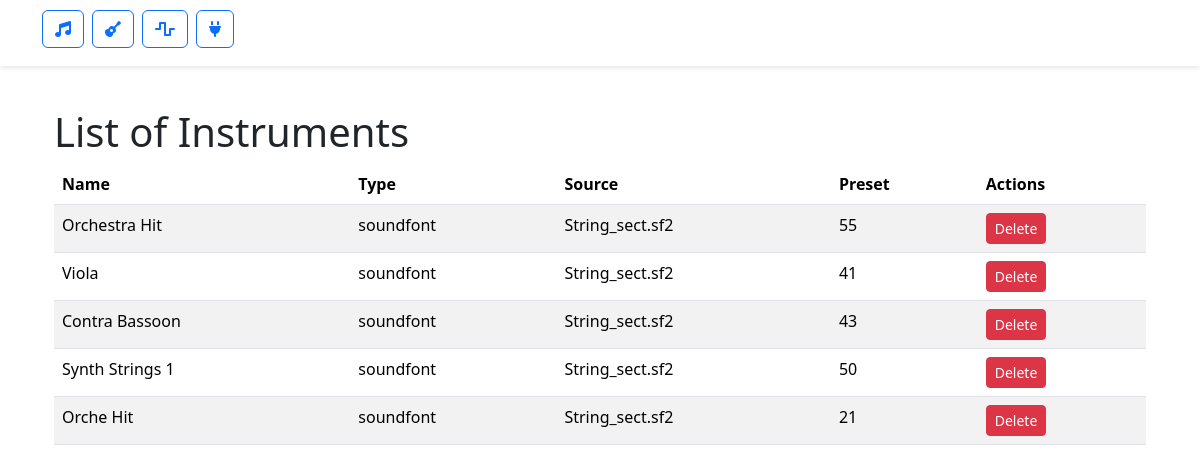
The app's page /instruments with its own data.
### database.py (models this page shows)
class Instrument(Base):
    __tablename__ = 'instruments'
    id = Column(Integer, primary_key=True)
    name = Column(String, nullable=False)
    instrument_type = Column(String, nullable=False)
    source = Column(String, nullable=False)
    preset = Column(Integer, nullable=False)
    param_songs = relationship('ParamSong', back_populates='instrument')

### routes/instrument.py (the view)
@instrument_bp.route('/instruments', methods=['GET'])
def list_instruments():
    instruments = session.query(Instrument).all()
    return render_template('list_instruments.html', instruments=instruments)

### templates/list_instruments.html (shortened to what this page needs)
{% extends "base.html" %}
{% block content %}
<div class="container">
    <h1 class="mt-4">List of Instruments</h1>
    <table class="table table-striped">
        <thead>
            <tr>
                <th>Name</th>
                <th>Type</th>
                <th>Source</th>
                <th>Preset</th>
                <th>Actions</th>
            </tr>
        </thead>
        <tbody>
            {% for instrument in instruments %}
            <tr>
                <td>{{ instrument.name }}</td>
                <td>{{ instrument.instrument_type }}</td>
                <td>{{ instrument.source }}</td>
                <td>{{ instrument.preset }}</td>
                <td>
                    <div class="btn-group">
                        <button class="btn btn-danger btn-sm" onclick="deleteInstrument('{{ instrument.id }}')">Delete</button>
                    </div>
                </td>
            </tr>
            {% endfor %}
        </tbody>
    </table>
</div>
{% endblock %}

### records on screen
Instrument: name "Orchestra Hit", instrument_type "soundfont", source "String_sect.sf2", preset "55"
Instrument: name "Viola", instrument_type "soundfont", source "String_sect.sf2", preset "41"
Instrument: name "Contra Bassoon", instrument_type "soundfont", source "String_sect.sf2", preset "43"
Instrument: name "Synth Strings 1", instrument_type "soundfont", source "String_sect.sf2", preset "50"
Instrument: name "Orche Hit", instrument_type "soundfont", source "String_sect.sf2", preset "21"
